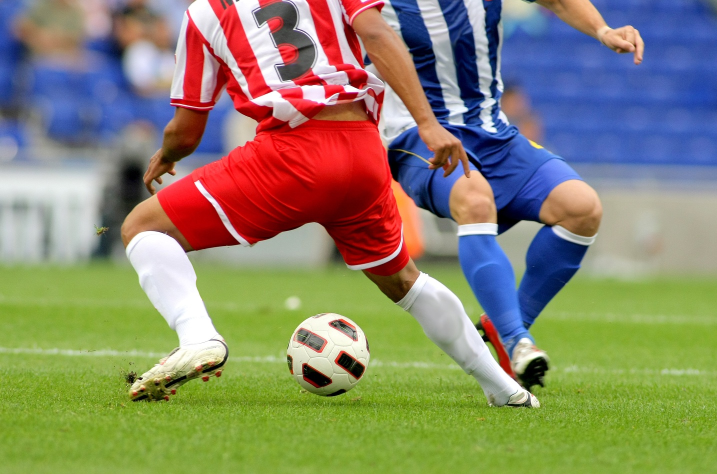
#> input picture soccer.jpg, 1434 x 948 px (shown at 1/2 size)
$ python '3-2 실제 영상에서 히스토그램 구하기.py'
#> lines starting #> are read from the running program, lines starting #| are printed output that depends on the picture
import cv2 as cv
import matplotlib.pyplot as plt

img = cv.imread('soccer.jpg')
#> img is the input picture: shape (948, 1434, 3); mean B, G, R 107.2, 133.3, 136.9
h = cv.calcHist([img], [2], None, [265], [0, 256])
#> h = 265 values, max 21092 at index 263, min 0 at index 29, mean 5129.9
plt.plot(h, color = 'r', linewidth = 1)
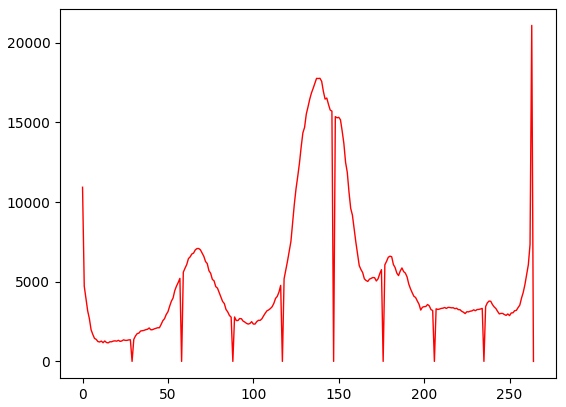
#> figure drawn by matplotlib, 1 panel; curve peaks at x = 263, y = 21092

$ run again, with girl_laughing.jpg copied over soccer.jpg
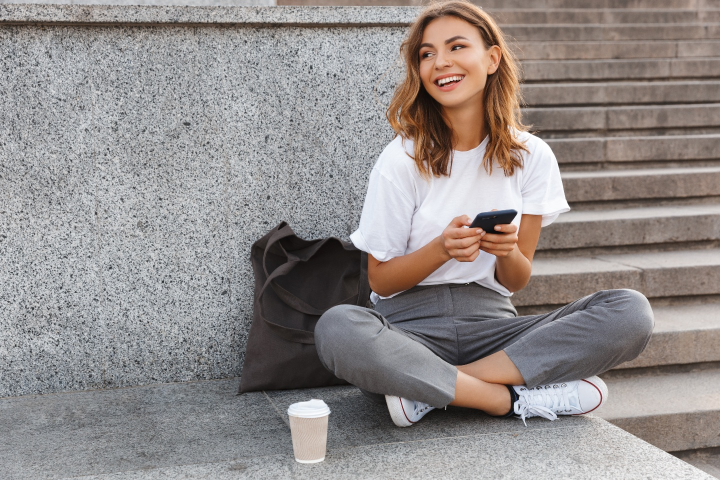
#> input picture girl_laughing.jpg, 1440 x 960 px (shown at 1/2 size)
#> img is the input picture: shape (960, 1440, 3); mean B, G, R 139.3, 140.7, 146.8
#> h = 265 values, max 12560 at index 146, min 0 at index 0, mean 5216.6
#> `plt.plot(h, color = 'r', linewidth = 1)`:
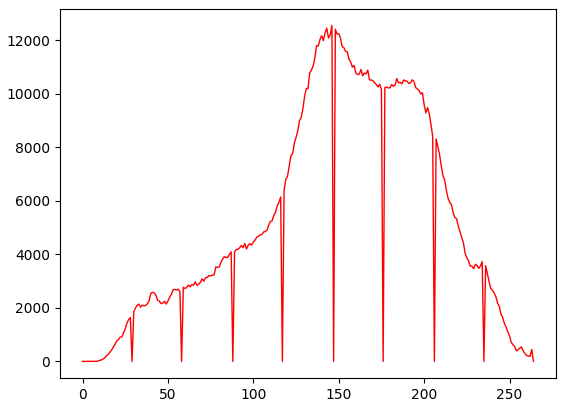
#> figure drawn by matplotlib, 1 panel; curve peaks at x = 146, y = 12560

$ run again, with mistyroad.jpg copied over soccer.jpg
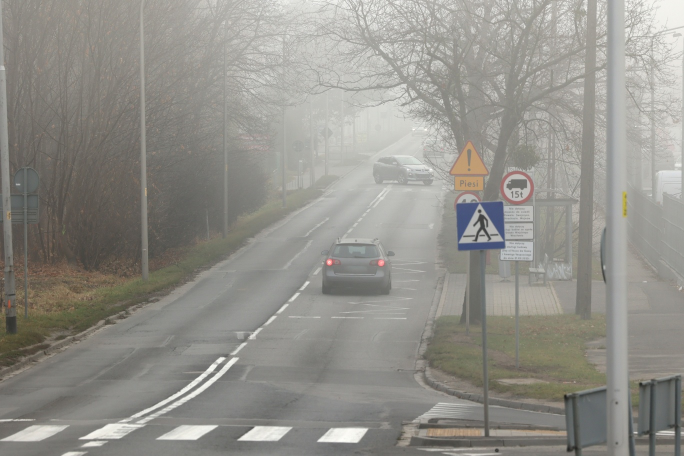
#> input picture mistyroad.jpg, 1368 x 912 px (shown at 1/2 size)
#> img is the input picture: shape (912, 1368, 3); mean B, G, R 138.8, 145, 146.5
#> h = 265 values, max 17837 at index 155, min 0 at index 0, mean 4708
#> `plt.plot(h, color = 'r', linewidth = 1)`:
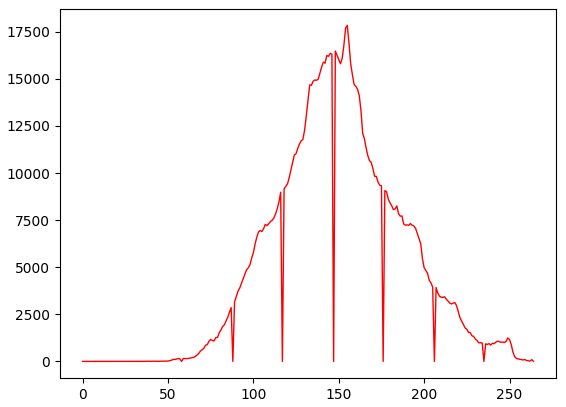
#> figure drawn by matplotlib, 1 panel; curve peaks at x = 155, y = 17837
